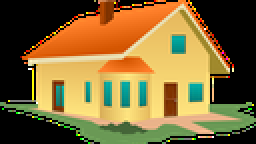
%> input picture exercises/1/straight_lines_detection/house_test.png, 128 x 72 px, shrunk from 958 x 539 before the run (shown 2 times larger)
$ octave detect_line.m   (GNU Octave 9; MATLAB toolbox functions it lacks are replaced by stand-ins)
%> lines starting %> are read from the running program, lines starting %| are printed output that depends on the picture; in (x1, y1, x2, y2) boxes, pixels count from 0 and x2, y2 are one past the last pixel; in counts of white or black regions, pixels touching at a corner belong together; the program's own positions count from 1
### exercises/1/straight_lines_detection/comp_accumulator.m
function accumulator = comp_accumulator(Ie)
    [R, C] = size(Ie);
    M = 1000;
    N = ceil(sqrt(R^2 + C^2)) * 2;
    A = zeros(N, M);
    max_im = max(Ie(:));

    [x, y] = find(Ie >= max_im * 0.7);
    num_x = size(x);
    num = num_x(1);
    for n = 1:num,
        for j = 1:M,
           theta =  dcm(j, M, -pi, 2 * pi);
           ro = x(n) * cos(theta) + y(n) * sin(theta);
           i = cdm(ro, N, - N / 2, N);
           A(i, j) = A(i, j) + Ie(x(n), y(n));
        end
    end
    accumulator = A;
end

### exercises/1/straight_lines_detection/apply_nonmaxima_suppression.m
function accumulator = apply_nonmaxima_suppression(A)
    [M, N] = size(A);

    for i = 2:(M - 1)
        for j = 2:(N - 1)
            NW = A(i - 1, j - 1);
            Na = A(i - 1, j);
            NE = A(i - 1, j + 1);
            E = A(i, j + 1);
            SE = A(i + 1, j + 1);
            S = A(i + 1, j);
            SW = A(i + 1, j - 1);
            W = A(i, j - 1);
            C = A(i, j);
            C1 = (C < NW ) || (C < Na);
            C2 = (C < NE) || (C < E);
            C3 = (C < SE) || (C < S);
            C4 = (C < SW ) || (C < W );

            if C1 || C2 || C3 || C4
                A(i, j) = 0;
            end
        end
    end
    accumulator = A;
end

### exercises/1/straight_lines_detection/detect_line.m
clear; clc; close all;

im = imread('house_test.png');
%> im is the input picture: size 72x128x3 uint8; mean R, G, B 128.3, 105.4, 55.4
im = rgb2gray(im);
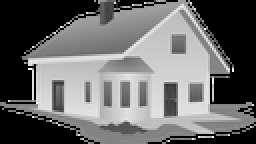
%> im: size 72x128 uint8 (shown 2 times larger); min 0, max 255, mean 106.6
%im = checkerboard(100);

lapla = fspecial('laplacian');
im_filter = abs(imfilter(im, lapla));
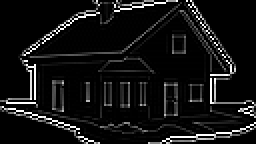
%> im_filter: size 72x128 uint8 (shown 2 times larger); min 0, max 255, mean 19.1
max_im = max(im_filter(:));
%> max_im = 255

[R, C] = size(im_filter);
%> R = 72; C = 128

% create A table
A = comp_accumulator(im_filter);
%> in comp_accumulator, `max_im = max(Ie(:));`: max_im = 255
%> in comp_accumulator, `[x, y] = find(Ie >= max_im * 0.7);`: x = 366 values from 1 to 72; y = 366 values from 2 to 128
%> in comp_accumulator, `num_x = size(x);`: num_x = [366 1]
%> in comp_accumulator, `num = num_x(1);`: num = 366
%> after the loop in comp_accumulator, `for n = 1:num,`:
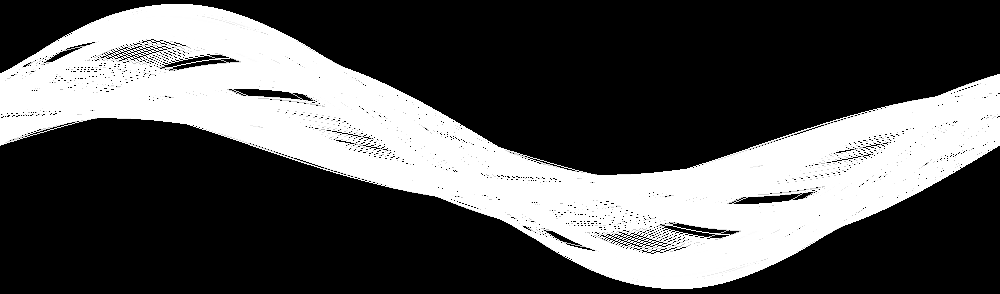
%> A: size 294x1000 double; min 0, max 255, mean 85.5
A = apply_nonmaxima_suppression(A);
%> after the loop in apply_nonmaxima_suppression, `for i = 2:(M - 1)`:
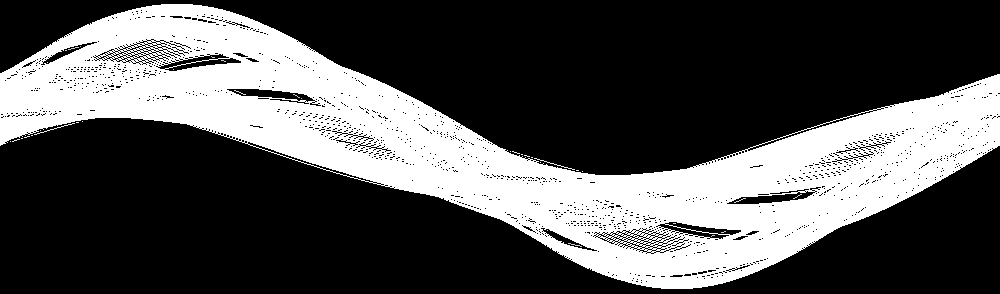
%> A: size 294x1000 double; 1.23% of pixels changed, all inside (x1, y1, x2, y2) = (2, 6, 998, 287)

figure, imshow(im), title('input'), hold on;
%> (the run ends here)
